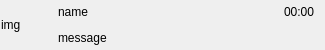
<?xml version="1.0" encoding="UTF-8"?>
<ui version="4.0">
 <class>MessageBox</class>
 <widget class="QWidget" name="MessageBox">
  <property name="geometry">
   <rect>
    <x>0</x>
    <y>0</y>
    <width>325</width>
    <height>50</height>
   </rect>
  </property>
  <property name="maximumSize">
   <size>
    <width>16777215</width>
    <height>50</height>
   </size>
  </property>
  <property name="windowTitle">
   <string>Form</string>
  </property>
  <layout class="QHBoxLayout" name="horizontalLayout">
   <property name="leftMargin">
    <number>1</number>
   </property>
   <property name="topMargin">
    <number>1</number>
   </property>
   <property name="rightMargin">
    <number>1</number>
   </property>
   <property name="bottomMargin">
    <number>1</number>
   </property>
   <item>
    <widget class="QWidget" name="BGwidget" native="true">
     <layout class="QHBoxLayout" name="horizontalLayout_2">
      <property name="leftMargin">
       <number>0</number>
      </property>
      <property name="topMargin">
       <number>0</number>
      </property>
      <property name="rightMargin">
       <number>0</number>
      </property>
      <property name="bottomMargin">
       <number>0</number>
      </property>
      <item>
       <widget class="QLabel" name="avatarLabel">
        <property name="maximumSize">
         <size>
          <width>50</width>
          <height>50</height>
         </size>
        </property>
        <property name="text">
         <string>img</string>
        </property>
        <property name="scaledContents">
         <bool>true</bool>
        </property>
       </widget>
      </item>
      <item>
       <widget class="QWidget" name="widget" native="true">
        <layout class="QVBoxLayout" name="verticalLayout">
         <property name="leftMargin">
          <number>1</number>
         </property>
         <property name="topMargin">
          <number>1</number>
         </property>
         <property name="rightMargin">
          <number>1</number>
         </property>
         <property name="bottomMargin">
          <number>1</number>
         </property>
         <item>
          <widget class="QLabel" name="nameLabel">
           <property name="text">
            <string>name</string>
           </property>
          </widget>
         </item>
         <item>
          <widget class="QLabel" name="messageLabel">
           <property name="text">
            <string>message</string>
           </property>
          </widget>
         </item>
        </layout>
       </widget>
      </item>
      <item>
       <widget class="QWidget" name="widget_2" native="true">
        <property name="maximumSize">
         <size>
          <width>40</width>
          <height>80</height>
         </size>
        </property>
        <layout class="QVBoxLayout" name="verticalLayout_2">
         <property name="leftMargin">
          <number>0</number>
         </property>
         <property name="topMargin">
          <number>0</number>
         </property>
         <property name="rightMargin">
          <number>0</number>
         </property>
         <property name="bottomMargin">
          <number>0</number>
         </property>
         <item>
          <widget class="QLabel" name="timeLabel">
           <property name="text">
            <string>00:00</string>
           </property>
          </widget>
         </item>
         <item>
          <widget class="QLabel" name="unReadLabel">
           <property name="text">
            <string/>
           </property>
          </widget>
         </item>
        </layout>
       </widget>
      </item>
     </layout>
    </widget>
   </item>
  </layout>
 </widget>
 <resources/>
 <connections/>
</ui>
